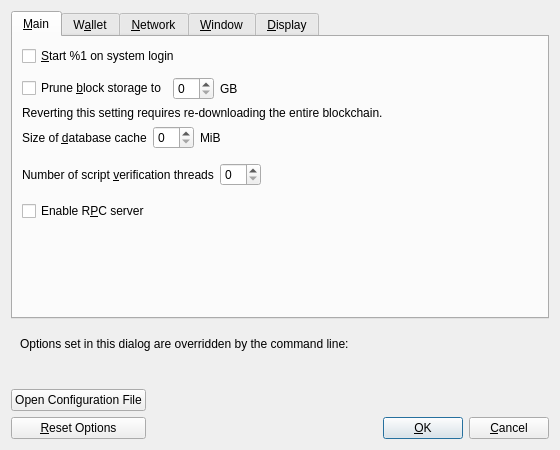
<?xml version="1.0" encoding="UTF-8"?>
<ui version="4.0">
 <class>OptionsDialog</class>
 <widget class="QDialog" name="OptionsDialog">
  <property name="geometry">
   <rect>
    <x>0</x>
    <y>0</y>
    <width>560</width>
    <height>440</height>
   </rect>
  </property>
  <property name="windowTitle">
   <string>Options</string>
  </property>
  <property name="modal">
   <bool>true</bool>
  </property>
  <layout class="QVBoxLayout" name="verticalLayout">
   <item>
    <widget class="QTabWidget" name="tabWidget">
     <property name="currentIndex">
      <number>0</number>
     </property>
     <widget class="QWidget" name="tabMain">
      <attribute name="title">
       <string>&amp;Main</string>
      </attribute>
      <layout class="QVBoxLayout" name="verticalLayout_Main">
       <item>
        <widget class="QCheckBox" name="nitoAtStartup">
         <property name="toolTip">
          <string>Automatically start %1 after logging in to the system.</string>
         </property>
         <property name="text">
          <string>&amp;Start %1 on system login</string>
         </property>
        </widget>
       </item>
       <item>
        <spacer name="horizontalSpacer_0_Main">
         <property name="orientation">
          <enum>Qt::Horizontal</enum>
         </property>
         <property name="sizeHint" stdset="0">
          <size>
           <width>40</width>
           <height>5</height>
          </size>
         </property>
        </spacer>
       </item>
       <item>
        <layout class="QHBoxLayout" name="horizontalLayout_Main_Prune">
         <item>
          <widget class="QCheckBox" name="prune">
           <property name="toolTip">
            <string>Enabling pruning significantly reduces the disk space required to store transactions. All blocks are still fully validated. Reverting this setting requires re-downloading the entire blockchain.</string>
           </property>
           <property name="text">
            <string>Prune &amp;block storage to</string>
           </property>
          </widget>
         </item>
         <item>
          <widget class="QSpinBox" name="pruneSize"/>
         </item>
         <item>
          <widget class="QLabel" name="pruneSizeUnitLabel">
           <property name="text">
            <string>GB</string>
           </property>
           <property name="textFormat">
            <enum>Qt::PlainText</enum>
           </property>
          </widget>
         </item>
         <item>
          <spacer name="horizontalSpacer_Main_Prune">
           <property name="orientation">
            <enum>Qt::Horizontal</enum>
           </property>
           <property name="sizeHint" stdset="0">
            <size>
             <width>40</width>
             <height>20</height>
            </size>
           </property>
          </spacer>
         </item>
        </layout>
       </item>
       <item>
        <widget class="QLabel" name="pruneWarning">
         <property name="text">
          <string>Reverting this setting requires re-downloading the entire blockchain.</string>
         </property>
         <property name="textFormat">
          <enum>Qt::PlainText</enum>
         </property>
        </widget>
       </item>
       <item>
        <layout class="QHBoxLayout" name="horizontalLayout_2_Main">
         <item>
          <widget class="QLabel" name="databaseCacheLabel">
           <property name="toolTip">
            <string extracomment="Tooltip text for Options window setting that sets the size of the database cache. Explains the corresponding effects of increasing/decreasing this value.">Maximum database cache size. A larger cache can contribute to faster sync, after which the benefit is less pronounced for most use cases. Lowering the cache size will reduce memory usage. Unused mempool memory is shared for this cache.</string>
           </property>
           <property name="text">
            <string>Size of &amp;database cache</string>
           </property>
           <property name="textFormat">
            <enum>Qt::PlainText</enum>
           </property>
           <property name="buddy">
            <cstring>databaseCache</cstring>
           </property>
          </widget>
         </item>
         <item>
          <widget class="QSpinBox" name="databaseCache"/>
         </item>
         <item>
          <widget class="QLabel" name="databaseCacheUnitLabel">
           <property name="text">
            <string>MiB</string>
           </property>
           <property name="textFormat">
            <enum>Qt::PlainText</enum>
           </property>
          </widget>
         </item>
         <item>
          <spacer name="horizontalSpacer_2_Main">
           <property name="orientation">
            <enum>Qt::Horizontal</enum>
           </property>
           <property name="sizeHint" stdset="0">
            <size>
             <width>40</width>
             <height>20</height>
            </size>
           </property>
          </spacer>
         </item>
        </layout>
       </item>
       <item>
        <layout class="QHBoxLayout" name="horizontalLayout_Main_VerifyLabel">
         <item>
          <widget class="QLabel" name="threadsScriptVerifLabel">
           <property name="toolTip">
            <string extracomment="Tooltip text for Options window setting that sets the number of script verification threads. Explains that negative values mean to leave these many cores free to the system.">Set the number of script verification threads. Negative values correspond to the number of cores you want to leave free to the system.</string>
           </property>
           <property name="text">
            <string>Number of script &amp;verification threads</string>
           </property>
           <property name="textFormat">
            <enum>Qt::PlainText</enum>
           </property>
           <property name="buddy">
            <cstring>threadsScriptVerif</cstring>
           </property>
          </widget>
         </item>
         <item>
          <widget class="QSpinBox" name="threadsScriptVerif">
           <property name="toolTip">
            <string>(0 = auto, &lt;0 = leave that many cores free)</string>
           </property>
          </widget>
         </item>
         <item>
          <spacer name="horizontalSpacer_Main_Threads">
           <property name="orientation">
            <enum>Qt::Horizontal</enum>
           </property>
           <property name="sizeHint" stdset="0">
            <size>
             <width>40</width>
             <height>40</height>
            </size>
           </property>
          </spacer>
         </item>
        </layout>
       </item>
       <item>
        <widget class="QCheckBox" name="enableServer">
         <property name="toolTip">
          <string extracomment="Tooltip text for Options window setting that enables the RPC server.">This allows you or a third party tool to communicate with the node through command-line and JSON-RPC commands.</string>
         </property>
         <property name="text">
          <string extracomment="An Options window setting to enable the RPC server.">Enable R&amp;PC server</string>
         </property>
        </widget>
       </item>
       <item>
        <spacer name="verticalSpacer_Main">
         <property name="orientation">
          <enum>Qt::Vertical</enum>
         </property>
         <property name="sizeHint" stdset="0">
          <size>
           <width>20</width>
           <height>40</height>
          </size>
         </property>
        </spacer>
       </item>
      </layout>
     </widget>
     <widget class="QWidget" name="tabWallet">
      <attribute name="title">
       <string>W&amp;allet</string>
      </attribute>
      <layout class="QVBoxLayout" name="verticalLayout_Wallet">
       <item>
        <widget class="QCheckBox" name="subFeeFromAmount">
         <property name="toolTip">
          <string extracomment="Tooltip text for Options window setting that sets subtracting the fee from a sending amount as default.">Whether to set subtract fee from amount as default or not.</string>
         </property>
         <property name="text">
          <string extracomment="An Options window setting to set subtracting the fee from a sending amount as default.">Subtract &amp;fee from amount by default</string>
         </property>
        </widget>
       </item>
       <item>
        <widget class="QGroupBox" name="groupBox">
         <property name="title">
          <string>Expert</string>
         </property>
         <layout class="QVBoxLayout" name="verticalLayout_2">
          <item>
           <widget class="QCheckBox" name="coinControlFeatures">
            <property name="toolTip">
             <string>Whether to show coin control features or not.</string>
            </property>
            <property name="text">
             <string>Enable coin &amp;control features</string>
            </property>
           </widget>
          </item>
          <item>
           <widget class="QCheckBox" name="spendZeroConfChange">
            <property name="toolTip">
             <string>If you disable the spending of unconfirmed change, the change from a transaction cannot be used until that transaction has at least one confirmation. This also affects how your balance is computed.</string>
            </property>
            <property name="text">
             <string>&amp;Spend unconfirmed change</string>
            </property>
           </widget>
          </item>
          <item>
           <widget class="QCheckBox" name="m_enable_psbt_controls">
            <property name="text">
             <string extracomment="An options window setting to enable PSBT controls.">Enable &amp;PSBT controls</string>
            </property>
            <property name="toolTip">
             <string extracomment="Tooltip text for options window setting that enables PSBT controls.">Whether to show PSBT controls.</string>
            </property>
           </widget>
          </item>
          <item>
           <widget class="QCheckBox" name="m_enable_legacy_receive_address_types">
            <property name="text">
             <string>Enable Legacy/P2SH receiving addresses</string>
            </property>
            <property name="toolTip">
             <string>Show Legacy (P2PKH) and P2SH-SegWit in the receiving address type selector.</string>
            </property>
           </widget>
          </item>
          <item>
           <widget class="QCheckBox" name="m_enable_bech32x_orchard_receive_addresses">
            <property name="text">
             <string>Enable private Bech32x receiving addresses</string>
            </property>
            <property name="toolTip">
             <string>Show Bech32x private receiving addresses, private balances and private balance controls after the activation block.</string>
            </property>
           </widget>
          </item>
         </layout>
        </widget>
       </item>
       <item>
        <widget class="QGroupBox" name="groupBoxHww">
         <property name="title">
          <string>External Signer (e.g. hardware wallet)</string>
         </property>
         <layout class="QVBoxLayout" name="verticalLayoutHww">
          <item>
           <layout class="QHBoxLayout" name="horizontalLayoutHww">
            <item>
             <widget class="QLabel" name="externalSignerPathLabel">
              <property name="text">
               <string>&amp;External signer script path</string>
              </property>
              <property name="buddy">
               <cstring>externalSignerPath</cstring>
              </property>
             </widget>
            </item>
            <item>
             <widget class="QLineEdit" name="externalSignerPath">
              <property name="toolTip">
               <string>Full path to a %1 compatible script (e.g. C:\Downloads\hwi.exe or /Users/you/Downloads/hwi.py). Beware: malware can steal your coins!</string>
              </property>
             </widget>
            </item>
           </layout>
          </item>
         </layout>
        </widget>
       </item>
       <item>
        <spacer name="verticalSpacer_Wallet">
         <property name="orientation">
          <enum>Qt::Vertical</enum>
         </property>
         <property name="sizeHint" stdset="0">
          <size>
           <width>20</width>
           <height>40</height>
          </size>
         </property>
        </spacer>
       </item>
      </layout>
     </widget>
     <widget class="QWidget" name="tabNetwork">
      <attribute name="title">
       <string>&amp;Network</string>
      </attribute>
      <layout class="QVBoxLayout" name="verticalLayout_Network">
       <item>
        <widget class="QCheckBox" name="mapPortUpnp">
         <property name="toolTip">
          <string>Automatically open the Nito client port on the router. This only works when your router supports UPnP and it is enabled.</string>
         </property>
         <property name="text">
          <string>Map port using &amp;UPnP</string>
         </property>
        </widget>
       </item>
       <item>
        <widget class="QCheckBox" name="mapPortNatpmp">
         <property name="toolTip">
          <string>Automatically open the Nito client port on the router. This only works when your router supports NAT-PMP and it is enabled. The external port could be random.</string>
         </property>
         <property name="text">
          <string>Map port using NA&amp;T-PMP</string>
         </property>
        </widget>
       </item>
       <item>
        <widget class="QCheckBox" name="allowIncoming">
         <property name="toolTip">
          <string>Accept connections from outside.</string>
         </property>
         <property name="text">
          <string>Allow incomin&amp;g connections</string>
         </property>
        </widget>
       </item>
       <item>
        <widget class="QCheckBox" name="connectSocks">
         <property name="toolTip">
          <string>Connect to the Nito network through a SOCKS5 proxy.</string>
         </property>
         <property name="text">
          <string>&amp;Connect through SOCKS5 proxy (default proxy):</string>
         </property>
        </widget>
       </item>
       <item>
        <layout class="QHBoxLayout" name="horizontalLayout_1_Network">
         <item>
          <widget class="QLabel" name="proxyIpLabel">
           <property name="text">
            <string>Proxy &amp;IP:</string>
           </property>
           <property name="textFormat">
            <enum>Qt::PlainText</enum>
           </property>
           <property name="buddy">
            <cstring>proxyIp</cstring>
           </property>
          </widget>
         </item>
         <item>
          <widget class="QValidatedLineEdit" name="proxyIp">
           <property name="minimumSize">
            <size>
             <width>140</width>
             <height>0</height>
            </size>
           </property>
           <property name="maximumSize">
            <size>
             <width>140</width>
             <height>16777215</height>
            </size>
           </property>
           <property name="toolTip">
            <string>IP address of the proxy (e.g. IPv4: 127.0.0.1 / IPv6: ::1)</string>
           </property>
          </widget>
         </item>
         <item>
          <widget class="QLabel" name="proxyPortLabel">
           <property name="text">
            <string>&amp;Port:</string>
           </property>
           <property name="textFormat">
            <enum>Qt::PlainText</enum>
           </property>
           <property name="buddy">
            <cstring>proxyPort</cstring>
           </property>
          </widget>
         </item>
         <item>
          <widget class="QLineEdit" name="proxyPort">
           <property name="minimumSize">
            <size>
             <width>55</width>
             <height>0</height>
            </size>
           </property>
           <property name="maximumSize">
            <size>
             <width>55</width>
             <height>16777215</height>
            </size>
           </property>
           <property name="toolTip">
            <string>Port of the proxy (e.g. 9050)</string>
           </property>
          </widget>
         </item>
         <item>
          <spacer name="horizontalSpacer_1_Network">
           <property name="orientation">
            <enum>Qt::Horizontal</enum>
           </property>
           <property name="sizeHint" stdset="0">
            <size>
             <width>40</width>
             <height>20</height>
            </size>
           </property>
          </spacer>
         </item>
        </layout>
       </item>
       <item>
        <layout class="QHBoxLayout" name="horizontalLayout_2_Network">
         <item>
          <widget class="QLabel" name="proxyActiveNets">
           <property name="text">
            <string>Used for reaching peers via:</string>
           </property>
           <property name="textFormat">
            <enum>Qt::PlainText</enum>
           </property>
          </widget>
         </item>
         <item>
          <widget class="QCheckBox" name="proxyReachIPv4">
           <property name="enabled">
            <bool>false</bool>
           </property>
           <property name="toolTip">
            <string>Shows if the supplied default SOCKS5 proxy is used to reach peers via this network type.</string>
           </property>
           <property name="text">
            <string/>
           </property>
          </widget>
         </item>
         <item>
          <widget class="QLabel" name="proxyReachIPv4Label">
           <property name="text">
            <string>IPv4</string>
           </property>
           <property name="textFormat">
            <enum>Qt::PlainText</enum>
           </property>
          </widget>
         </item>
         <item>
          <widget class="QCheckBox" name="proxyReachIPv6">
           <property name="enabled">
            <bool>false</bool>
           </property>
           <property name="toolTip">
            <string>Shows if the supplied default SOCKS5 proxy is used to reach peers via this network type.</string>
           </property>
           <property name="text">
            <string/>
           </property>
          </widget>
         </item>
         <item>
          <widget class="QLabel" name="proxyReachIPv6Label">
           <property name="text">
            <string>IPv6</string>
           </property>
           <property name="textFormat">
            <enum>Qt::PlainText</enum>
           </property>
          </widget>
         </item>
         <item>
          <widget class="QCheckBox" name="proxyReachTor">
           <property name="enabled">
            <bool>false</bool>
           </property>
           <property name="toolTip">
            <string>Shows if the supplied default SOCKS5 proxy is used to reach peers via this network type.</string>
           </property>
           <property name="text">
            <string/>
           </property>
          </widget>
         </item>
         <item>
          <widget class="QLabel" name="proxyReachTorLabel">
           <property name="text">
            <string>Tor</string>
           </property>
           <property name="textFormat">
            <enum>Qt::PlainText</enum>
           </property>
          </widget>
         </item>
         <item>
          <spacer name="horizontalSpacer_2_Network">
           <property name="orientation">
            <enum>Qt::Horizontal</enum>
           </property>
           <property name="sizeHint" stdset="0">
            <size>
             <width>40</width>
             <height>20</height>
            </size>
           </property>
          </spacer>
         </item>
        </layout>
       </item>
       <item>
        <widget class="QCheckBox" name="connectSocksTor">
         <property name="toolTip">
          <string>Connect to the Nito network through a separate SOCKS5 proxy for Tor onion services.</string>
         </property>
         <property name="text">
          <string>Use separate SOCKS&amp;5 proxy to reach peers via Tor onion services:</string>
         </property>
        </widget>
       </item>
       <item>
        <layout class="QHBoxLayout" name="horizontalLayout_3_Network">
         <item>
          <widget class="QLabel" name="proxyIpTorLabel">
           <property name="text">
            <string>Proxy &amp;IP:</string>
           </property>
           <property name="textFormat">
            <enum>Qt::PlainText</enum>
           </property>
           <property name="buddy">
            <cstring>proxyIpTor</cstring>
           </property>
          </widget>
         </item>
         <item>
          <widget class="QValidatedLineEdit" name="proxyIpTor">
           <property name="minimumSize">
            <size>
             <width>140</width>
             <height>0</height>
            </size>
           </property>
           <property name="maximumSize">
            <size>
             <width>140</width>
             <height>16777215</height>
            </size>
           </property>
           <property name="toolTip">
            <string>IP address of the proxy (e.g. IPv4: 127.0.0.1 / IPv6: ::1)</string>
           </property>
          </widget>
         </item>
         <item>
          <widget class="QLabel" name="proxyPortTorLabel">
           <property name="text">
            <string>&amp;Port:</string>
           </property>
           <property name="textFormat">
            <enum>Qt::PlainText</enum>
           </property>
           <property name="buddy">
            <cstring>proxyPortTor</cstring>
           </property>
          </widget>
         </item>
         <item>
          <widget class="QLineEdit" name="proxyPortTor">
           <property name="minimumSize">
            <size>
             <width>55</width>
             <height>0</height>
            </size>
           </property>
           <property name="maximumSize">
            <size>
             <width>55</width>
             <height>16777215</height>
            </size>
           </property>
           <property name="toolTip">
            <string>Port of the proxy (e.g. 9050)</string>
           </property>
          </widget>
         </item>
         <item>
          <spacer name="horizontalSpacer_4_Network">
           <property name="orientation">
            <enum>Qt::Horizontal</enum>
           </property>
           <property name="sizeHint" stdset="0">
            <size>
             <width>40</width>
             <height>20</height>
            </size>
           </property>
          </spacer>
         </item>
        </layout>
       </item>
       <item>
        <spacer name="verticalSpacer_Network">
         <property name="orientation">
          <enum>Qt::Vertical</enum>
         </property>
         <property name="sizeHint" stdset="0">
          <size>
           <width>20</width>
           <height>40</height>
          </size>
         </property>
        </spacer>
       </item>
      </layout>
     </widget>
     <widget class="QWidget" name="tabWindow">
      <attribute name="title">
       <string>&amp;Window</string>
      </attribute>
      <layout class="QVBoxLayout" name="verticalLayout_Window">
       <item>
        <widget class="QCheckBox" name="showTrayIcon">
         <property name="toolTip">
          <string>Show the icon in the system tray.</string>
         </property>
         <property name="text">
          <string>&amp;Show tray icon</string>
         </property>
         <property name="checked">
          <bool>true</bool>
         </property>
        </widget>
       </item>
       <item>
        <widget class="QCheckBox" name="minimizeToTray">
         <property name="toolTip">
          <string>Show only a tray icon after minimizing the window.</string>
         </property>
         <property name="text">
          <string>&amp;Minimize to the tray instead of the taskbar</string>
         </property>
        </widget>
       </item>
       <item>
        <widget class="QCheckBox" name="minimizeOnClose">
         <property name="toolTip">
          <string>Minimize instead of exit the application when the window is closed. When this option is enabled, the application will be closed only after selecting Exit in the menu.</string>
         </property>
         <property name="text">
          <string>M&amp;inimize on close</string>
         </property>
        </widget>
       </item>
       <item>
        <spacer name="verticalSpacer_Window">
         <property name="orientation">
          <enum>Qt::Vertical</enum>
         </property>
         <property name="sizeHint" stdset="0">
          <size>
           <width>20</width>
           <height>40</height>
          </size>
         </property>
        </spacer>
       </item>
      </layout>
     </widget>
     <widget class="QWidget" name="tabDisplay">
      <attribute name="title">
       <string>&amp;Display</string>
      </attribute>
      <layout class="QVBoxLayout" name="verticalLayout_Display">
       <item>
        <layout class="QHBoxLayout" name="horizontalLayout_1_Display">
         <item>
          <widget class="QLabel" name="langLabel">
           <property name="text">
            <string>User Interface &amp;language:</string>
           </property>
           <property name="textFormat">
            <enum>Qt::PlainText</enum>
           </property>
           <property name="buddy">
            <cstring>lang</cstring>
           </property>
          </widget>
         </item>
         <item>
          <widget class="QValueComboBox" name="lang">
           <property name="toolTip">
            <string>The user interface language can be set here. This setting will take effect after restarting %1.</string>
           </property>
          </widget>
         </item>
        </layout>
       </item>
       <item>
        <layout class="QHBoxLayout" name="horizontalLayout_2_Display">
         <item>
          <widget class="QLabel" name="unitLabel">
           <property name="text">
            <string>&amp;Unit to show amounts in:</string>
           </property>
           <property name="textFormat">
            <enum>Qt::PlainText</enum>
           </property>
           <property name="buddy">
            <cstring>unit</cstring>
           </property>
          </widget>
         </item>
         <item>
          <widget class="QValueComboBox" name="unit">
           <property name="toolTip">
            <string>Choose the default subdivision unit to show in the interface and when sending coins.</string>
           </property>
          </widget>
         </item>
        </layout>
       </item>
       <item>
        <layout class="QHBoxLayout" name="horizontalLayout_3_Display">
         <item>
          <widget class="QLabel" name="thirdPartyTxUrlsLabel">
           <property name="toolTip">
            <string>Third-party URLs (e.g. a block explorer) that appear in the transactions tab as context menu items. %s in the URL is replaced by transaction hash. Multiple URLs are separated by vertical bar |.</string>
           </property>
           <property name="text">
            <string>&amp;Third-party transaction URLs</string>
           </property>
           <property name="buddy">
            <cstring>thirdPartyTxUrls</cstring>
           </property>
          </widget>
         </item>
         <item>
          <widget class="QLineEdit" name="thirdPartyTxUrls">
           <property name="toolTip">
            <string>Third-party URLs (e.g. a block explorer) that appear in the transactions tab as context menu items. %s in the URL is replaced by transaction hash. Multiple URLs are separated by vertical bar |.</string>
           </property>
           <property name="placeholderText">
            <string notr="true">https://example.com/tx/%s</string>
           </property>
          </widget>
         </item>
        </layout>
       </item>
       <item>
        <layout class="QHBoxLayout" name="horizontalLayout_4_Display">
         <item>
          <widget class="QLabel" name="moneyFontLabel">
           <property name="text">
            <string>Font in the Overview tab: </string>
           </property>
           <property name="buddy">
            <cstring>moneyFont</cstring>
           </property>
          </widget>
         </item>
         <item>
          <widget class="QComboBox" name="moneyFont"/>
         </item>
         <item>
          <widget class="QLabel" name="moneyFont_preview">
           <property name="text">
            <string notr="true">111.11111111 NITO
909.09090909 NITO</string>
           </property>
          </widget>
         </item>
        </layout>
       </item>
       <item>
        <spacer name="verticalSpacer_Display">
         <property name="orientation">
          <enum>Qt::Vertical</enum>
         </property>
         <property name="sizeHint" stdset="0">
          <size>
           <width>20</width>
           <height>40</height>
          </size>
         </property>
        </spacer>
       </item>
      </layout>
     </widget>
    </widget>
   </item>
   <item>
    <widget class="QFrame" name="frame">
     <layout class="QVBoxLayout" name="verticalLayout_Bottom">
      <item>
       <layout class="QHBoxLayout" name="horizontalLayout_Bottom">
        <item>
         <widget class="QLabel" name="overriddenByCommandLineInfoLabel">
          <property name="text">
           <string>Options set in this dialog are overridden by the command line:</string>
          </property>
          <property name="textFormat">
           <enum>Qt::PlainText</enum>
          </property>
         </widget>
        </item>
        <item>
         <spacer name="horizontalSpacer_Bottom">
          <property name="orientation">
           <enum>Qt::Horizontal</enum>
          </property>
          <property name="sizeHint" stdset="0">
           <size>
            <width>40</width>
            <height>20</height>
           </size>
          </property>
         </spacer>
        </item>
       </layout>
      </item>
      <item>
       <widget class="QLabel" name="overriddenByCommandLineLabel">
        <property name="text">
         <string/>
        </property>
        <property name="textFormat">
         <enum>Qt::PlainText</enum>
        </property>
        <property name="wordWrap">
         <bool>true</bool>
        </property>
       </widget>
      </item>
     </layout>
    </widget>
   </item>
   <item>
    <layout class="QHBoxLayout" name="horizontalLayout_Buttons">
     <item>
      <layout class="QVBoxLayout" name="verticalLayout_Buttons">
       <item>
        <widget class="QPushButton" name="openNitoConfButton">
         <property name="toolTip">
          <string>Open the %1 configuration file from the working directory.</string>
         </property>
         <property name="text">
          <string>Open Configuration File</string>
         </property>
         <property name="autoDefault">
          <bool>false</bool>
         </property>
        </widget>
       </item>
       <item>
        <widget class="QPushButton" name="resetButton">
         <property name="toolTip">
          <string>Reset all client options to default.</string>
         </property>
         <property name="text">
          <string>&amp;Reset Options</string>
         </property>
         <property name="autoDefault">
          <bool>false</bool>
         </property>
        </widget>
       </item>
      </layout>
     </item>
     <item>
      <spacer name="horizontalSpacer_1">
       <property name="orientation">
        <enum>Qt::Horizontal</enum>
       </property>
       <property name="sizeHint" stdset="0">
        <size>
         <width>40</width>
         <height>48</height>
        </size>
       </property>
      </spacer>
     </item>
     <item>
      <widget class="QLabel" name="statusLabel">
       <property name="minimumSize">
        <size>
         <width>200</width>
         <height>0</height>
        </size>
       </property>
       <property name="font">
        <font>
         <weight>75</weight>
         <bold>true</bold>
        </font>
       </property>
       <property name="text">
        <string/>
       </property>
       <property name="textFormat">
        <enum>Qt::PlainText</enum>
       </property>
       <property name="wordWrap">
        <bool>true</bool>
       </property>
      </widget>
     </item>
     <item>
      <spacer name="horizontalSpacer_2">
       <property name="orientation">
        <enum>Qt::Horizontal</enum>
       </property>
       <property name="sizeHint" stdset="0">
        <size>
         <width>40</width>
         <height>48</height>
        </size>
       </property>
      </spacer>
     </item>
     <item>
      <layout class="QVBoxLayout" name="verticalLayout_4">
       <item>
        <spacer name="verticalSpacer">
         <property name="orientation">
          <enum>Qt::Vertical</enum>
         </property>
         <property name="sizeHint" stdset="0">
          <size>
           <width>20</width>
           <height>40</height>
          </size>
         </property>
        </spacer>
       </item>
       <item>
        <layout class="QHBoxLayout" name="horizontalLayout">
         <item>
          <widget class="QPushButton" name="okButton">
           <property name="text">
            <string>&amp;OK</string>
           </property>
           <property name="autoDefault">
            <bool>false</bool>
           </property>
           <property name="default">
            <bool>true</bool>
           </property>
          </widget>
         </item>
         <item>
          <widget class="QPushButton" name="cancelButton">
           <property name="text">
            <string>&amp;Cancel</string>
           </property>
           <property name="autoDefault">
            <bool>false</bool>
           </property>
          </widget>
         </item>
        </layout>
       </item>
      </layout>
     </item>
    </layout>
   </item>
  </layout>
 </widget>
 <customwidgets>
  <customwidget>
   <class>QValidatedLineEdit</class>
   <extends>QLineEdit</extends>
   <header>qt/qvalidatedlineedit.h</header>
  </customwidget>
  <customwidget>
   <class>QValueComboBox</class>
   <extends>QComboBox</extends>
   <header>qt/qvaluecombobox.h</header>
  </customwidget>
 </customwidgets>
 <resources/>
 <connections/>
</ui>
